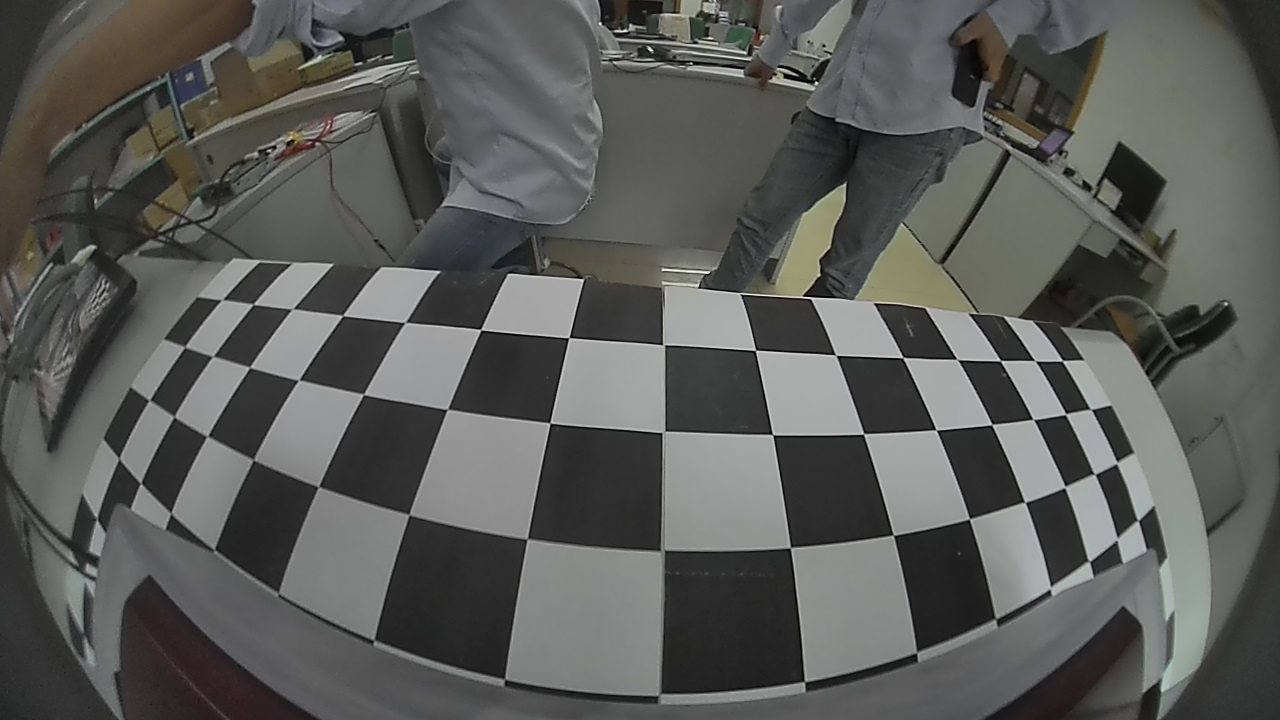
#> input picture LibPano/Images/PanoCar/3.jpg, 1280 x 720 px, found by its file name
$ python PanoMath.py   (older library calls are emulated)
#> lines starting #> are read from the running program, lines starting #| are printed output that depends on the picture
import numpy as np

import cv2

mVersion = 0;
mImageAspect = 1.0
mDistance = 0.0
mPanoHfov = 360
mCutRangeMin = -1
mCutRangeMax = -1


X_GRID_COUNT  = 180
Y_GRID_COUNT  = 90


Y_GRIDS_LENGTH = 50.0
GRID_SIDE_LENGTH  = (Y_GRIDS_LENGTH / Y_GRID_COUNT)
VERTICES_COUNT = ((X_GRID_COUNT + 1) * (Y_GRID_COUNT + 1))


ImgWidth = 512
ImgHeight = 256
channel = 3
mPanoAspect = ImgWidth/ImgHeight

mPanoHfov = 160

PI =np.pi

format = 0

srcimg = []
srcimgWidth = 0
srcimgHeight = 0


class MakeParams_t:
    scale = np.zeros((2))
    shear = np.zeros((2))
    rot = np.zeros((2))
    rad = np.zeros((6))
    mat = np.zeros((3,3))
    distance = 0
    horizontal = 0
    vertical = 0
    trans = np.zeros((5))


def move0and1(v):
    if(v < 0):
        v += 1
    if(v > 1):
        v -= 1
    return v

# [156 lines left out: functions erect_rect, cart_erect, erect_cart, line_plane_intersection, plane_transfer_to_camera, rotate_erect and 1 more, not called in this run]

def matrix_matrix_mult(m1, m2):

    result = np.zeros((3,3))
    for i in np.arange(3):
        for k in np.arange(3):
            result[i,k] = m1[i,0] * m2[0,k] + m1[i,1] * m2[1,k] + m1[i,2] * m2[2,k];
    return result

# [86 lines left out: functions matrix_inv_mult, persp_sphere, resize, radial, vert, horiz, not called in this run]


def SetMatrix(a, b, c, cl):
    mx = np.zeros((3,3))
    my = np.zeros((3,3))
    mz = np.zeros((3,3))
    dummy = np.zeros((3,3))

	#Calculate Matrices;
    mx[0,0] = 1.0;
    mx[0,1] = 0.0;
    mx[0,2] = 0.0;

    mx[1,0] = 0.0;
    mx[1,1] = np.cos(a);
    mx[1,2] =  np.sin(a);

    mx[2,0] = 0.0;
    mx[2,1] = -mx[1,2];
    mx[2,2] = mx[1,1];

    my[0,0] =  np.cos(b);
    my[0,1] = 0.0;
    my[0,2] = - np.sin(b);

    my[1,0] = 0.0;
    my[1,1] = 1.0;
    my[1,2] = 0.0;

    my[2,0] = -my[0,2];
    my[2,1] = 0.0;
    my[2,2] = my[0,0];

    mz[0,0] =  np.cos(c);
    mz[0,1] =  np.sin(c);
    mz[0,2] = 0.0;

    mz[1,0] = -mz[0,1];
    mz[1,1] = mz[0,0];
    mz[1,2] = 0.0;

    mz[2,0] = 0.0;
    mz[2,1] = 0.0;
    mz[2,2] = 1.0;
    if (cl > 0):
        dummy = matrix_matrix_mult(mz, mx);
    else:
        dummy = matrix_matrix_mult(mx, mz);
    m = matrix_matrix_mult(dummy, my);
    return m;


def smallestRoot(p):
    root = np.zeros((3))
    sroot = 1000.0;

    n, root = cubeZero(p);

    for i in np.arange(0,n):
		#PrintError("Root %d = %lg", i,root[i]);
        if (root[i] > 0.0 and root[i] < sroot):
            sroot = root[i];
    #PrintError("Smallest Root  = %lg", sroot);
    return sroot


def cubeZero(a):

    root = np.zeros((3))
    if (a[3] == 0.0):
	    #second order polynomial
        n, root  = squareZero(a);
    else:
        p = ((-1.0 / 3.0) * (a[2] / a[3]) * (a[2] / a[3]) + a[1] / a[3]) / 3.0;
        q = ((2.0 / 27.0) * (a[2] / a[3]) * (a[2] / a[3]) * (a[2] / a[3]) - (1.0 / 3.0) * (a[2] / a[3]) * (a[1] / a[3]) + a[0] / a[3]) / 2.0;
        if (q*q + p*p*p >= 0.0):
            n = 1;
            root[0] = cubeRoot(-q + np.sqrt(q*q + p*p*p)) + cubeRoot(-q - np.sqrt(q*q + p*p*p)) - a[2] / (3.0 * a[3]);
        else:
            phi = np.arcacos(-q / np.sqrt(-p*p*p));
            n = 3;
            root[0] = 2.0 *  np.sqrt(-p) *  np.cos(phi / 3.0) - a[2] / (3.0 * a[3]);
            root[1] = -2.0 *  np.sqrt(-p) *  np.cos(phi / 3.0 + PI / 3.0) - a[2] / (3.0 * a[3]);
            root[2] = -2.0 *  np.sqrt(-p) *  np.cos(phi / 3.0 - PI / 3.0) - a[2] / (3.0 * a[3]);
	#PrintError("%lg, %lg, %lg, %lg root = %lg", a[3], a[2], a[1], a[0], root[0]);
    return n,root

# [19 lines left out: function squareZero, not called in this run]


def cubeRoot(x):

	if (x == 0.0):
		return 0.0;
	elif (x > 0.0):
		return np.power(x, 1.0 / 3.0);
	else:
		return -np.power(-x, 1.0 / 3.0);


def SetCorrectionRadius(rad, num):

    a = np.zeros((4))
    for  k in np.arange(4):
        a[k] = 0.0; #1.0e-10;
        if (rad[k] != 0.0):
            a[k] = (k + 1) * rad[k];
    result = smallestRoot(a);
    return result;


def setCalicationParm(panoAspect,  panoHfov,  width,  height,  v,  a,  b,  c,	 d,  e,  y,  p,  r,  x,  u,  z,  m,  n):
    if (format == 0 and panoHfov > 179):
        panoHfov = 179

    mp = MakeParams_t()
    mp.horizontal = d;
    mp.vertical = e;

    radV = np.deg2rad(v);
    pb = np.deg2rad(panoHfov);

    mp.mt = SetMatrix(-np.deg2rad(p),0.0,-np.deg2rad(r),0);

    #distance
	#scale
    if (format == 0):
        mp.distance = panoAspect / (2.0 * np.tan(pb / 2.0));
    else:
        mp.distance = panoAspect / pb;
    mp.scale[0] = mp.scale[1] = width / radV / mp.distance;

	#shear
    mp.shear[0] = m;# im->cP.shear_x / image_selection_height;
    mp.shear[1] = n;# im->cP.shear_y / image_selection_width;
	#rot
    mp.rot[0] = mp.distance * PI;
    mp.rot[1] = -y *  mp.distance * PI / 180.0;            # rotation angle in screenpoints

    mp.rad[1] = c;
    mp.rad[2] = b;
    mp.rad[3] = a;
    mp.rad[0] = 1 - (a + b + c);
    mp.rad[5] = SetCorrectionRadius(mp.rad, 4);

    if (width < height):
        mp.rad[4] = width / 2.0
    else:
        mp.rad[4] = height / 2.0

    mp.trans[0] = x;
    mp.trans[1] = u;
    mp.trans[2] = z;
    mp.trans[3] = 0;
    mp.trans[4] = 0;

    return mp


# [70 lines left out: function process, not called in this run]


def processtest():

    srcimg = cv2.imread('LibPano/Images/PanoCar/test.jpg',cv2.IMREAD_COLOR)
    srcimgWidth = srcimg.shape[1]
    srcimgHeight = srcimg.shape[0]
    img = np.zeros((ImgHeight,ImgWidth,channel),np.uint8)

    for r in np.arange(0,ImgHeight):
        for c in np.arange(0,ImgWidth):

            x_dest = c
            y_dest = r

            #x_dest = 0.555555582
            #y_dest = 0


            y_dest = (1 -y_dest / ImgHeight) - 0.5
            x_dest =  x_dest / ImgHeight - (mPanoAspect * 0.5)


            x_src = x_dest
            y_src = y_dest


            # [16 lines of commented-out code are left out]


            x_src += (mImageAspect * 0.5);
            y_src += 0.5;

            x_src = x_src / mImageAspect;
            y_src = 1 - y_src

            #print(x_src,y_src)

            x_src = move0and1(x_src)
            y_src = move0and1(y_src)


            srcy = np.int(y_src * srcimgHeight)
            srcx = np.int(x_src * srcimgWidth)

            srcy = np.clip(srcy,0,srcimgHeight-1)
            srcx = np.clip(srcx,0,srcimgWidth-1)

            color =  srcimg[srcy,srcx,:];
            img[r,c,:] = color


        print('row:' + str(r))


    cv2.namedWindow('image', cv2.WINDOW_NORMAL)
    cv2.imshow('image',img)
    cv2.waitKey(0)
    cv2.destroyAllWindows()
def TransferParam( v,  a,  b,  c,  d,  e, y,  p,  r,  s,  t, f, g, h,  i,  j,  k,  x,  u,  z,  m, n):

    mp = setCalicationParm(mPanoAspect,mPanoHfov,mImageAspect,1,v, a, b, c, d / 1024.0, e / 1024.0, y, p, r, x, u, z, m / 1024.0, n / 1024.0)
    return mp
if __name__ == '__main__':
    format = 0
    srcimg = cv2.imread('LibPano/Images/PanoCar/3.jpg',cv2.IMREAD_COLOR)
#> srcimg is the input picture: shape (720, 1280, 3); mean B, G, R 88.3, 91.1, 90.4
    srcimgWidth = srcimg.shape[1]
#> srcimgWidth = 1280
    srcimgHeight = srcimg.shape[0]
#> srcimgHeight = 720

    mImageAspect = srcimgWidth / srcimgHeight
#> mImageAspect = 1.78

    mp = TransferParam(194.6728, -0.0702, 0.1738, 0, 10.0746, -62.5627, 0.6851, 45.5188, 356.3208, 55, 0, 0.2352, 0.214, 0, 0, 0, 0, 0.1528, -0.9583, 0, 0, 0)
    #process(mp)

    processtest()
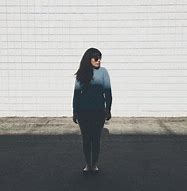
#> input picture LibPano/Images/PanoCar/test.jpg, 187 x 191 px, found by its file name
#> in processtest, srcimg is the input picture: shape (191, 187, 3); mean B, G, R 157.1, 157.5, 156.3
#> after the loop in processtest, `for r in np.arange(0,ImgHeight):`:
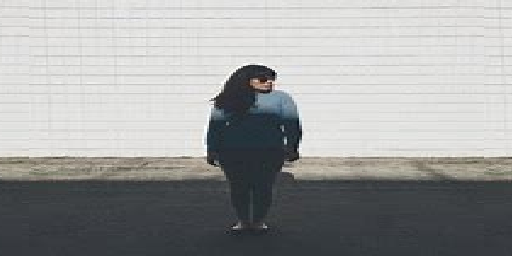
#> img: shape (256, 512, 3); mean B, G, R 158.2, 158.8, 157.7
